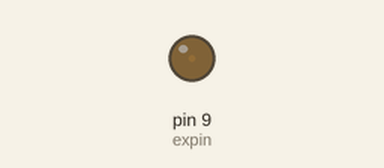
A sketch run on a simulated Arduino Uno, built with avr-gcc and run on an emulated ATmega328P. Parts: output pins drawn as LEDs (lit = HIGH).

Above: at 0.05 s.
At 3.45 s:
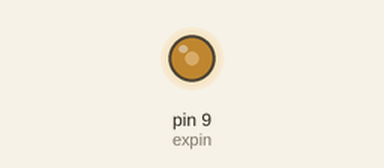
At 6.95 s:
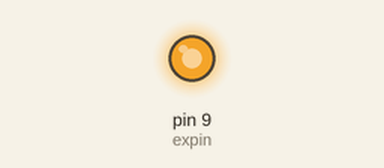
At 13.85 s:
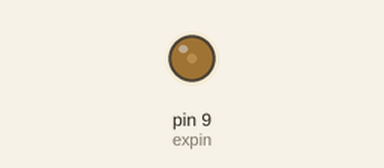
Timing chart, 0 to 20.0 s (numbered marks = the images above):
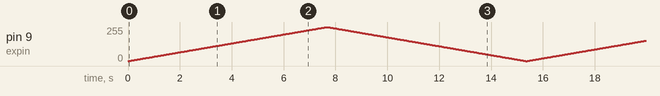

The sketch:

fadingglowing.ino
```cpp
int expin = 9;
void setup()
{
  // put your setup code here, to run once:
  pinMode(expin , OUTPUT);

}

void loop()
{
  // put your main code here, to run repeatedly:
  int i;
  for(i=0;i<=255;i++)
  {
    analogWrite(expin,i);
    delay(30);
  }
  for(i=255;i>=0;i--)
  {
    analogWrite(expin,i);
    delay(30);
  }
}
```
